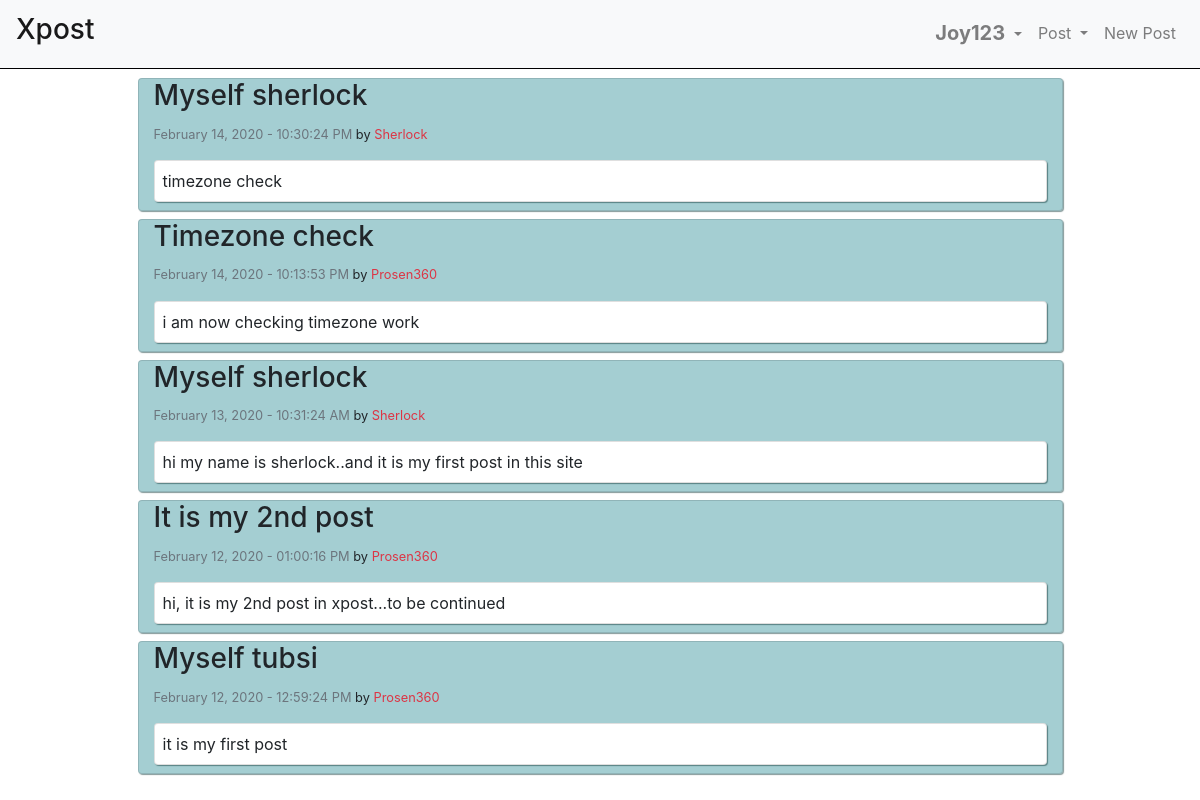
Page /timeline/ (signed in) on the earlier database version.
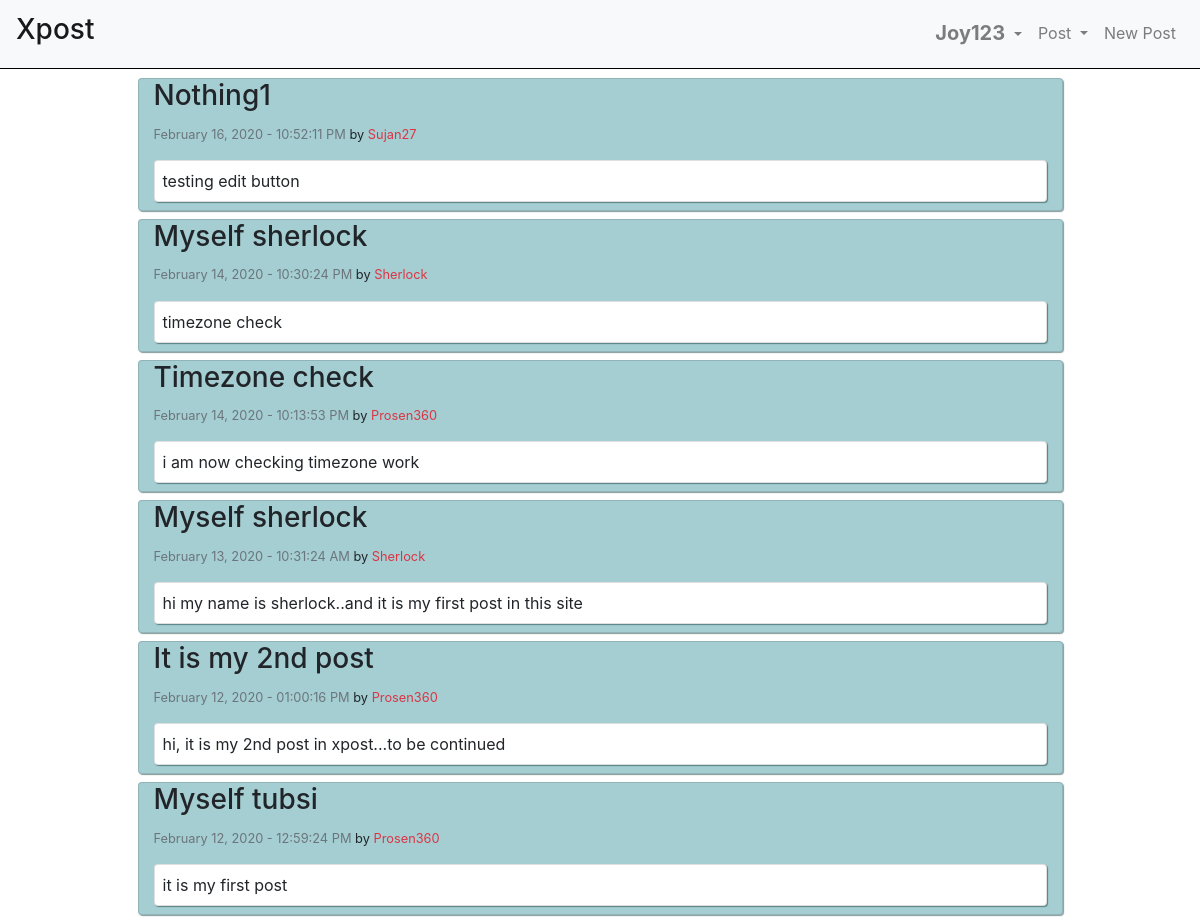
Same page on the later database version.
### userposts/models.py (models this page shows, shortened)
class Posts(models.Model):
    author = models.ForeignKey(User, on_delete=models.CASCADE)
    title = models.CharField(max_length=150)
    post = models.TextField()
    dateOfPost = models.DateTimeField(default=timezone.now)

### timeline/views.py (the view)
# urls.py: path('', views.timeline, name='timeline')
@login_required(login_url='../login')
def timeline(response):
    myFollowing = Follower.objects.filter(follower_id=response.user.id)
    ids = []
    for f in myFollowing:
        ids.append(f.following_id)
    allPosts = Posts.objects.filter(author_id__in=ids).order_by('-dateOfPost')
    return render(response, 'timeline/timeline.html', {'posts': allPosts})

### timeline/templates/timeline/timeline.html (shortened to what this page needs)
{% extends 'base.html' %}
{% block content %}
<div class="container myContent">
    {% for post in posts %}
    <div class="card col-10 mx-auto my-2"
        style="box-shadow: 1px 1px 1px rgba(13, 54, 54, 0.507);background-color: #0a7a865e;">
        <div class="card-text">
            <h3>{{post.title|capfirst}}</h3>
            <small><label class="text-muted">{{post.dateOfPost|date:"F d, Y - h:i:s A"}}</label> by
                <label class="text-danger">{{post.author|capfirst}}</label></small>
        </div>
        <div class="card pl-2 py-2 my-2" style="box-shadow: 1px 1px 1px rgba(13, 54, 54, 0.507);">
            {{post.post}}
        </div>
    </div>
    {% endfor %}
</div>
{% endblock content %}

Differences in the rows shown:
added Posts: title "Nothing1", dateOfPost "February 16, 2020 - 10:52:11 PM", author "Sujan27", post "testing edit button"
